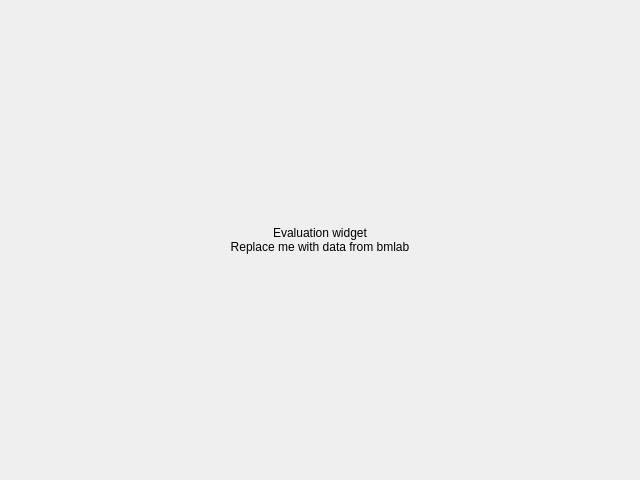
<?xml version="1.0" encoding="UTF-8"?>
<ui version="4.0">
 <class>evaluation_view</class>
 <widget class="QWidget" name="evaluation_view">
  <property name="geometry">
   <rect>
    <x>0</x>
    <y>0</y>
    <width>640</width>
    <height>480</height>
   </rect>
  </property>
  <property name="windowTitle">
   <string>Form</string>
  </property>
  <layout class="QVBoxLayout" name="verticalLayout">
   <property name="leftMargin">
    <number>0</number>
   </property>
   <property name="topMargin">
    <number>0</number>
   </property>
   <property name="rightMargin">
    <number>0</number>
   </property>
   <property name="bottomMargin">
    <number>0</number>
   </property>
   <item>
    <widget class="QLabel" name="evaluation_test_label">
     <property name="text">
      <string>Evaluation widget
Replace me with data from bmlab</string>
     </property>
     <property name="alignment">
      <set>Qt::AlignCenter</set>
     </property>
    </widget>
   </item>
  </layout>
 </widget>
 <resources/>
 <connections/>
</ui>
